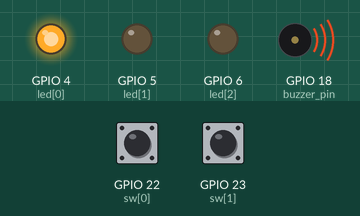
Recording of a program running on a simulated Raspberry Pi (BCM pin numbers). On the bench: output pins drawn as LEDs (lit = HIGH), buzzer (waves = sounding). The test bench sets the inputs (shaded band); at power-on: GPIO 22 (sw[0]) HIGH, GPIO 23 (sw[1]) LOW. Random numbers come from a fixed seed; what the program prints to the terminal is not drawn. At 8.4 s the program stops and its outputs stay as they are.

Above: at 3.65 s.
At 4.25 s:
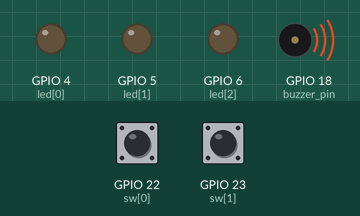
At 5.5 s:
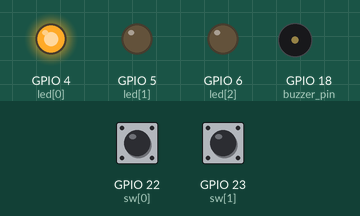
At 7.0 s:
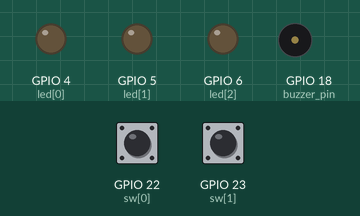
Timing chart, 0 to 8.5 s (numbered marks = the images above):
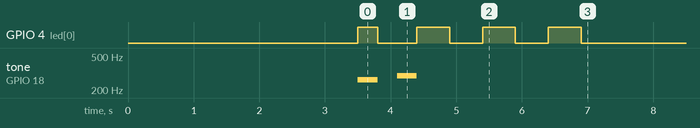

Measured:
- by itself, GPIO 4 (led[0]): LOW → HIGH at 3.5 s, → LOW 0.30 s later, → HIGH 0.60 s later, → LOW 0.50 s later, … (8 changes in this stretch)
- by itself, tone on GPIO 18 (buzzer_pin): silent → 262 Hz at 3.5 s, → silent 0.30 s later, → 294 Hz 0.30 s later, → silent 0.30 s later

The program:

Memory_Test.py
```python
import RPi.GPIO as GPIO
import time
import random

led = [4, 5, 6]
sw = [22, 23, 24, 25]
buzzer_pin = 18

GPIO.setwarnings(False)

GPIO.setmode(GPIO.BCM)

GPIO.setup(led, GPIO.OUT)
GPIO.setup(sw, GPIO.IN)
GPIO.setup(buzzer_pin, GPIO.OUT)

GPIO.output(led, GPIO.LOW)

buzzer = GPIO.PWM(buzzer_pin, 100)

def color_Hz(color):
	if color == 4:
		return 262
	elif color == 5:
		return 294
	elif color == 6:
		return 330

def play_sequence(sequence, duration):
	for color in sequence:
		GPIO.output(color, GPIO.HIGH)
		for i in range(4, 7, 1):
			if color == i:
				buzzer.ChangeFrequency(color_Hz(color))
		buzzer.start(10)
		time.sleep(duration)
		buzzer.stop()
		GPIO.output(color, GPIO.LOW)
		time.sleep(0.3)

def get_user_input():
	while 1:
		for i in range(3):
			if GPIO.input(sw[i]) == GPIO.LOW:
				return i+4
		if GPIO.input(sw[3]) == GPIO.LOW:
			print("게임 종료")
			return 1

try:
	print("기억력 게임")
	for i in range(3, 0, -1):
		print(i)
		time.sleep(1)
	sequence = []
	while 1:
		time.sleep(0.5)
		sequence.append(random.choice(led))
		play_sequence(sequence, 0.3)

		user_input = []
		for _ in range(len(sequence)):
			button_pressed = get_user_input()
			user_input.append(button_pressed)
			for i in range(4, 7, 1):
				if button_pressed == i:
					buzzer.ChangeFrequency(color_Hz(button_pressed))
			if button_pressed == 1:
				print("게임 종료! 점수 : ", (len(sequence) - 1) * 10)
				exit(0)
			buzzer.start(10)
			time.sleep(0.3)
			buzzer.stop()

		if sequence != user_input:
			print("Game Over! 점수 : ", (len(sequence) - 1) * 10)
			for i in range(3):
				GPIO.output(led[0], GPIO.HIGH)
				time.sleep(0.5)
				GPIO.output(led[0], GPIO.LOW)
				time.sleep(0.5)
			break

	time.sleep(1)

except KeyboardInterrupt:
	pass
finally:
	GPIO.cleanup()
```
